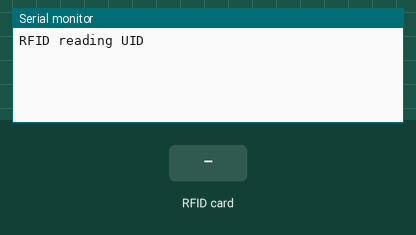
Recording of a sketch running on a simulated ESP8266 (NodeMCU). Shown: the last lines printed to the serial monitor. The test bench sets the inputs (shaded band).

Above: at 1.2 s.
1.3 s: RFID card E9 77 CA 73 held to the reader
At 2.0 s:
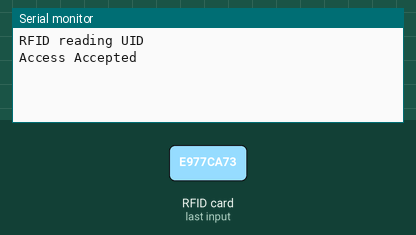
2.8 s: RFID card 5E 7A 19 C4 held to the reader
At 5.6 s:
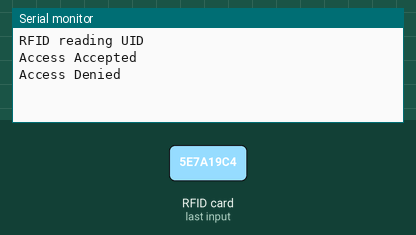

The sketch:

Prob.ino
```cpp
#include <SPI.h>
#include <MFRC522.h>
#define SS_PIN D4
#define RST_PIN D2

#define WAITING 0
#define VERIFY  1
#define LED     2

short state = 0;
byte CARD1[] = {0xE9, 0x77, 0xCA, 0x73};
long int timeCurrent = 0, timePrev = 0;

MFRC522 mfrc522(SS_PIN, RST_PIN); // Instance of the class
void setup() {
   Serial.begin(9600);
   SPI.begin();       // Init SPI bus
   mfrc522.PCD_Init(); // Init MFRC522
   Serial.println("RFID reading UID");

   pinMode(LED_BUILTIN, OUTPUT);
   digitalWrite(LED_BUILTIN, HIGH);

   state = WAITING;
}
void loop() {
  switch (state){
    case WAITING:{
      if (mfrc522.PICC_IsNewCardPresent() && mfrc522.PICC_ReadCardSerial())
        state = VERIFY;
      break;
    }
    case VERIFY:{
      for (byte i = 0; i < mfrc522.uid.size; i++) {
        if (mfrc522.uid.uidByte[i] != CARD1[i]){
          state = WAITING;
          Serial.println("Access Denied");
          return;
        }
      }
      Serial.println("Access Accepted");
      state = LED;
      digitalWrite(LED_BUILTIN, LOW);
      timePrev = millis();
      break;
    }
    case LED:{
      timeCurrent = millis();
      if (timeCurrent - timePrev >= 3000){

        digitalWrite(LED_BUILTIN, HIGH);
        state = WAITING;
      }
      break;
    }
  }
}
```

Measured:
- after the input at 1.3 s, the serial monitor: prints a new line at once (image 1)
- after the input at 2.8 s, the serial monitor: prints a new line after 1.5 s (image 2)
